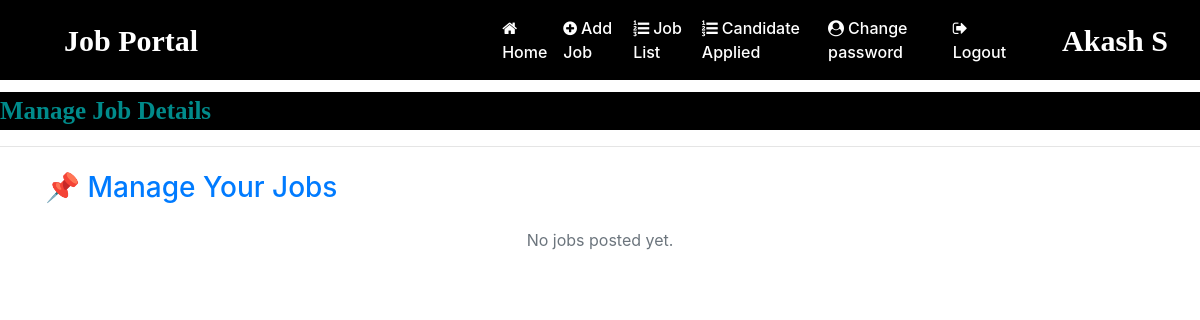
Before: /job_list (signed in) with the older database file.
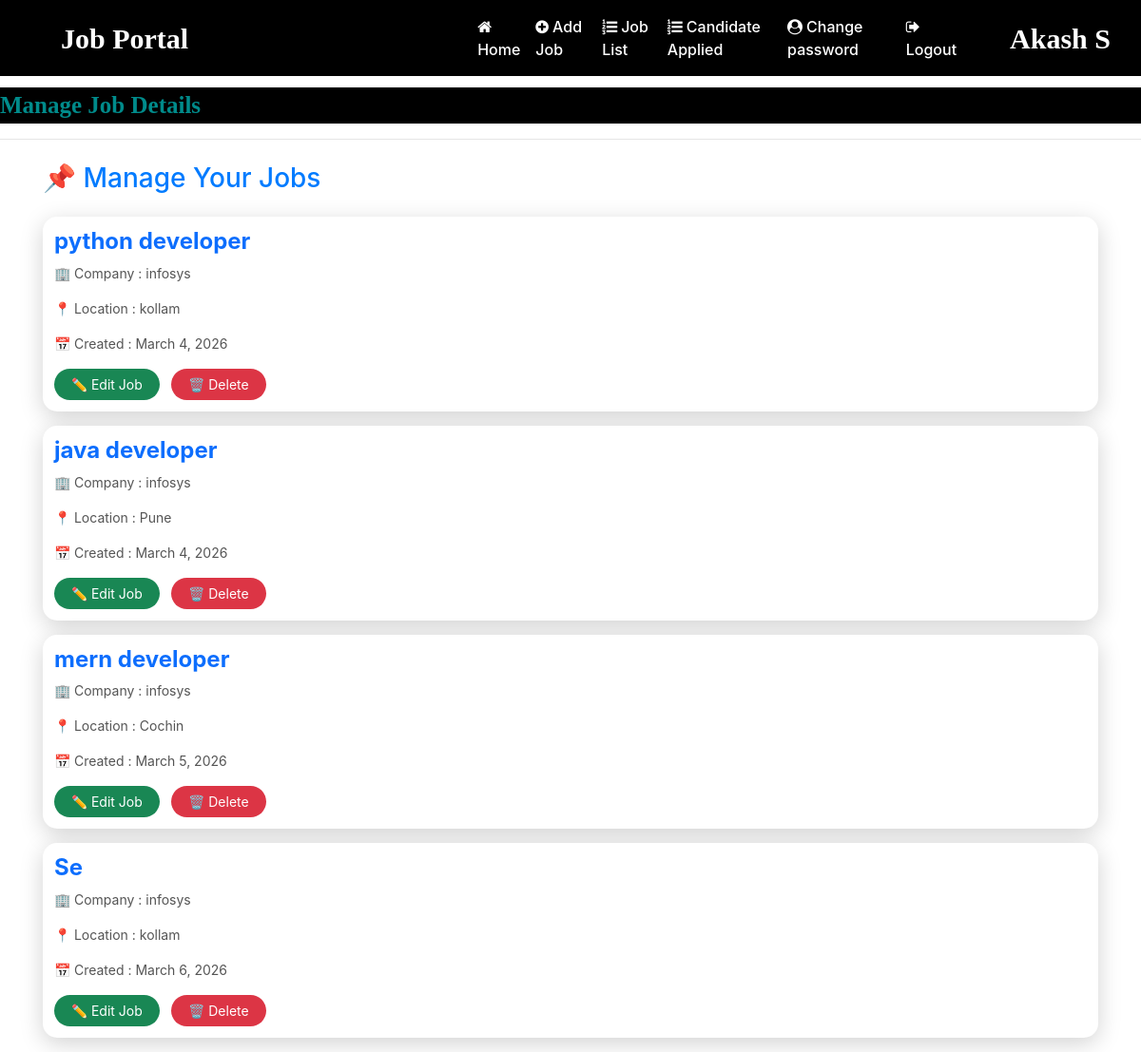
After: the same page with the newer database file.
### job/models.py (models this page shows, shortened)
class Job(models.Model):
    recruiter=models.ForeignKey(Recruiter,on_delete=models.CASCADE)
    start_date=models.DateField()
    end_date=models.DateField()
    title=models.CharField(max_length=100)
    salary = models.FloatField()
    image=models.FileField()
    description = models.CharField(max_length=300)
    experience = models.CharField(max_length=50)
    location = models.CharField(max_length=100)
    skills = models.CharField(max_length=100)
    creationdate = models.DateField()

class Recruiter(models.Model):
    user=models.ForeignKey(User,on_delete=models.CASCADE)
    mobile=models.CharField(max_length=15,null=True)
    image=models.FileField(null=True)
    gender=models.CharField(max_length=10,null=True)
    company = models.CharField(max_length=100, null=True)
    type=models.CharField(max_length=15,null=True)
    status = models.CharField(max_length=20 ,null=True)

### job/views.py (the view)
# urls.py: path('job_list', job_list, name='job_list'),
def job_list(request):
    if not request.user.is_authenticated:
        return redirect('recruiter_login')
    user = request.user
    recruiter = Recruiter.objects.get(user=user)
    job=Job.objects.filter(recruiter=recruiter)
    d={'job':job}
    return render(request,'job_list.html',d)

### job/templates/job_list.html (shortened to what this page needs)
<!DOCTYPE html>
<html lang="en">
{% load static %}
<head>
</head>
<body>
    {% include 'recruiter_navigation.html' %}
    <marquee style="font-family:'Monotype Corsiva' ; font-size:25px; color:darkcyan; background-color:black; font-weight: bold; margin-top:1%">
        Manage Job Details
    </marquee>
    <hr>
<div class="container mt-4">
<h3 class="mb-4 text-primary">📌 Manage Your Jobs</h3>
    {% for i in job %}
<div class="job-panel">
<h4>{{ i.title }}</h4>
<p class="job-info">
🏢 Company : {{ i.recruiter.company }}
</p>
<p class="job-info">
📍 Location : {{ i.location }}
</p>
<p class="job-info">
📅 Created : {{ i.creationdate }}
</p>
<div class="mt-2">
<a href="{% url 'edit_job' i.id %}">
<button class="action-btn edit-btn">✏ Edit Job</button>
</a>
<a href="{% url 'change_status' i.id %}">
<button class="action-btn delete-btn">🗑 Delete</button>
</a>
</div>
</div>
{% empty %}
<p class="text-center text-muted">
No jobs posted yet.
</p>
{% endfor %}
</div>
</body>
</html>

Changed rows visible on the page:
added Job: title "python developer", recruiter.company "infosys", location "kollam", creationdate "March 4, 2026"
added Job: title "java developer", recruiter.company "infosys", location "Pune", creationdate "March 4, 2026"
added Job: title "mern developer", recruiter.company "infosys", location "Cochin", creationdate "March 5, 2026"
added Job: title "Se", recruiter.company "infosys", location "kollam", creationdate "March 6, 2026"
Other visible differences:
text no longer shown: "No jobs posted yet."
